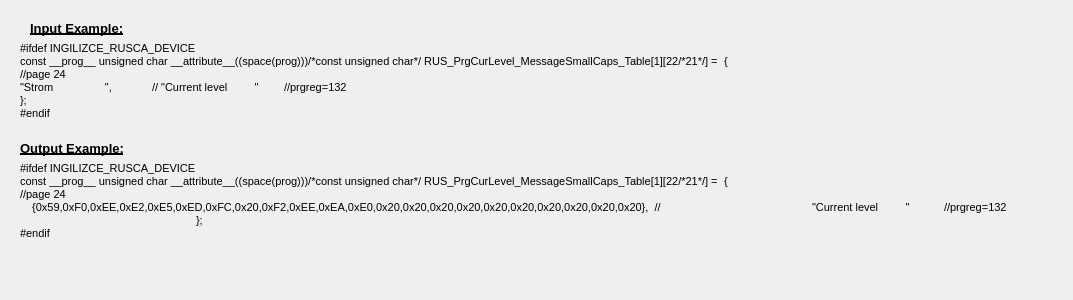
<?xml version="1.0" encoding="UTF-8"?>
<ui version="4.0">
 <class>AboutDialog</class>
 <widget class="QDialog" name="AboutDialog">
  <property name="geometry">
   <rect>
    <x>0</x>
    <y>0</y>
    <width>1073</width>
    <height>300</height>
   </rect>
  </property>
  <property name="windowTitle">
   <string>Dialog</string>
  </property>
  <widget class="QLabel" name="label_2">
   <property name="geometry">
    <rect>
     <x>20</x>
     <y>140</y>
     <width>1031</width>
     <height>121</height>
    </rect>
   </property>
   <property name="font">
    <font>
     <pointsize>8</pointsize>
    </font>
   </property>
   <property name="text">
    <string>#ifdef INGILIZCE_RUSCA_DEVICE
const __prog__ unsigned char __attribute__((space(prog)))/*const unsigned char*/ RUS_PrgCurLevel_MessageSmallCaps_Table[1][22/*21*/] =	{
//page 24
    {0x59,0xF0,0xEE,0xE2,0xE5,0xED,0xFC,0x20,0xF2,0xEE,0xEA,0xE0,0x20,0x20,0x20,0x20,0x20,0x20,0x20,0x20,0x20,0x20},  //				&quot;Current level         &quot;	//prgreg=132
				};
#endif</string>
   </property>
  </widget>
  <widget class="QLabel" name="label_4">
   <property name="geometry">
    <rect>
     <x>20</x>
     <y>140</y>
     <width>111</width>
     <height>16</height>
    </rect>
   </property>
   <property name="font">
    <font>
     <pointsize>10</pointsize>
     <weight>75</weight>
     <bold>true</bold>
     <underline>true</underline>
    </font>
   </property>
   <property name="text">
    <string>Output Example:</string>
   </property>
  </widget>
  <widget class="QLabel" name="label">
   <property name="geometry">
    <rect>
     <x>20</x>
     <y>20</y>
     <width>781</width>
     <height>121</height>
    </rect>
   </property>
   <property name="font">
    <font>
     <pointsize>8</pointsize>
    </font>
   </property>
   <property name="text">
    <string>#ifdef INGILIZCE_RUSCA_DEVICE
const __prog__ unsigned char __attribute__((space(prog)))/*const unsigned char*/ RUS_PrgCurLevel_MessageSmallCaps_Table[1][22/*21*/] =	{
//page 24
&quot;Strom                 &quot;,	// &quot;Current level         &quot;	//prgreg=132
};
#endif</string>
   </property>
  </widget>
  <widget class="QLabel" name="label_3">
   <property name="geometry">
    <rect>
     <x>30</x>
     <y>20</y>
     <width>101</width>
     <height>16</height>
    </rect>
   </property>
   <property name="font">
    <font>
     <pointsize>10</pointsize>
     <weight>75</weight>
     <bold>true</bold>
     <underline>true</underline>
    </font>
   </property>
   <property name="text">
    <string>Input Example:</string>
   </property>
  </widget>
 </widget>
 <resources/>
 <connections/>
</ui>
